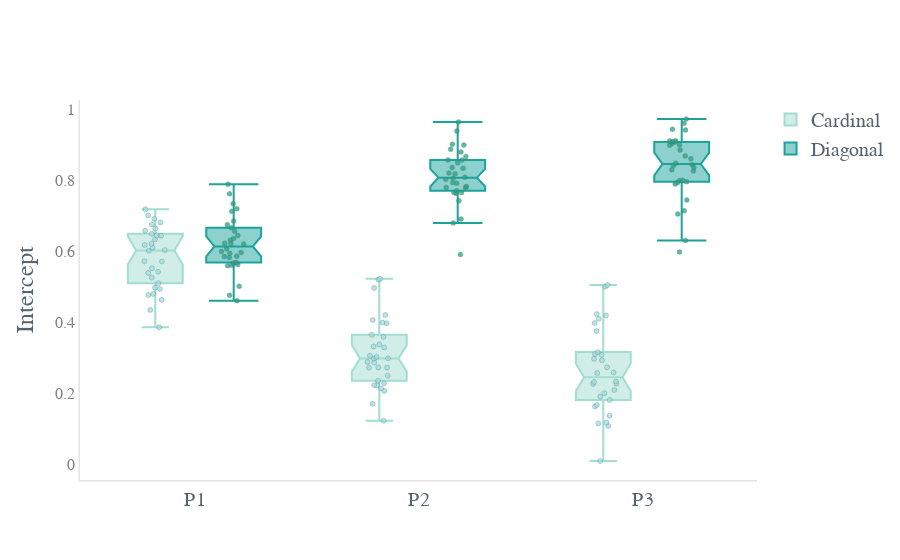

This figure's notebook cell:
### Code cell
#by number of repetitions
fig = go.Figure()

dat = log_reg_preDeci.loc[(log_reg_preDeci.pre_deci == 0),:]
fig.add_trace(go.Box( #boxplot for the condition were one stimuli is followed by another from the same category
    y=dat['intercept'],
    x=dat['nrep'],
    boxpoints='all',
    jitter=0.5, # add some jitter for a better separation between points
    pointpos=0,
        marker=dict(
        color='#2A88D4',
        size=5,
        opacity=0.75,
        line=dict(color='#0A4893', width=.3)
    ),
    #boxmean='sd',
    notched=True, notchwidth=0.15,
    name='Cardinal', # Stimuli follwed by one of the same category (D-D or C-C)
    marker_color='rgba(162, 222, 208, 1)'))
#0A4893


dat = log_reg_preDeci.loc[(log_reg_preDeci.pre_deci == 1),:]
fig.add_trace(go.Box( #boxplot for the condition were one stimuli is followed by another from a different category
    y=dat['intercept'],
    x=dat['nrep'],
    boxpoints='all', pointpos=0, jitter=0.5,
    whiskerwidth=0.9,
    marker=dict(
        color='#FA920A',
        size=5,
        opacity=0.75,
        line=dict(color='#9A5903', width=.3)
    ),
    #boxmean='sd',
    notched=True, notchwidth=0.15, 
    name='Diagonal', # Stimuli follwed by one of the different category (D-C or C-D)
    marker_color='rgba(27, 163, 156, 1)'
))

fig.update_layout(template='plotly_white', xaxis=dict(showgrid=False),
    yaxis=dict(gridcolor='white'))

fig.update_yaxes(zeroline=True, zerolinewidth=0, zerolinecolor='White')
fig.update_xaxes(showline=True, linewidth=1.5, linecolor='#E6E4E4')
fig.update_yaxes(showline=True, linewidth=1.5, linecolor='#E6E4E4', tickfont=dict(family='verdana', color='#7f7f7f', size=16))
fig.update_xaxes(tickvals = [0, 1, 2], ticktext=['P1', 'P2', 'P3'], tickangle=0, tickfont=dict(family='verdana', color='#54636D', size=20))

fig.update_layout(
    boxmode='group', # group together boxes of the different traces for each value of x
    bargroupgap=0.1,
    bargap=1,
    yaxis_title="Intercept",
    font=dict(
        family="verdana",
        size=20,
        color="#54636D" #E6E4E4
    )
)
fig.update_traces(showlegend=True)

fig.show()

### Figure 1 — Plotly figure (JSON) as saved in the notebook; plotly's stock layout.template omitted (floating-point values rounded to 4 significant figures)
{"data": [{"boxpoints": "all", "jitter": 0.5, "marker": {"color": "rgba(162, 222, 208, 1)", "line": {"color": "#0A4893", "width": 0.3}, "opacity": 0.75, "size": 5}, "name": "Cardinal", "notched": true, "notchwidth": 0.15, "pointpos": 0, "showlegend": true, "type": "box", "x": [0, 1, 2, 0, 1, 2, 0, 1, 2, 0, 1, 2, 0, 1, 2, 0, 1, 2, 0, 1, 2, 0, 1, 2, 0, 1, 2, 0, 1, 2, 0, 1, 2, 0, 1, 2, 0, 1, 2, 0, 1, 2, 0, 1, 2, 0, 1, 2, 0, 1, 2, 0, 1, 2, 0, 1, 2, 0, 1, 2, 0, 1, 2, 0, 1, 2, 0, 1, 2, 0, 1, 2, 0, 1, 2, 0, 1, 2, 0, 1, 2, 0, 1, 2, 0, 1, 2, 0, 1, 2], "y": [0.6041, 0.3978, 0.3107, 0.6455, 0.1705, 0.1372, 0.5728, 0.4206, 0.3164, 0.602, 0.2868, 0.3085, 0.4805, 0.2285, 0.1079, 0.6646, 0.3652, 0.2933, 0.5264, 0.2356, 0.2336, 0.5431, 0.3323, 0.2735, 0.6762, 0.3995, 0.4196, 0.6498, 0.2498, 0.2575, 0.4945, 0.223, 0.2322, 0.4773, 0.4974, 0.4235, 0.3865, 0.3593, 0.1672, 0.5718, 0.2069, 0.1176, 0.4637, 0.523, 0.4102, 0.6819, 0.2983, 0.1631, 0.6341, 0.3029, 0.2093, 0.5528, 0.2232, 0.1152, 0.6446, 0.5207, 0.5055, 0.6923, 0.4067, 0.2973, 0.6184, 0.338, 0.5004, 0.4978, 0.2721, 0.3759, 0.7015, 0.2883, 0.2588, 0.5104, 0.1227, 0.009315, 0.719, 0.2137, 0.1912, 0.6588, 0.2731, 0.2276, 0.6219, 0.3059, 0.2003, 0.4353, 0.2725, 0.1815, 0.6109, 0.2988, 0.3981, 0.5396, 0.3293, 0.2265]}, {"boxpoints": "all", "jitter": 0.5, "marker": {"color": "rgba(27, 163, 156, 1)", "line": {"color": "#9A5903", "width": 0.3}, "opacity": 0.75, "size": 5}, "name": "Diagonal", "notched": true, "notchwidth": 0.15, "pointpos": 0, "showlegend": true, "type": "box", "whiskerwidth": 0.9, "x": [0, 1, 2, 0, 1, 2, 0, 1, 2, 0, 1, 2, 0, 1, 2, 0, 1, 2, 0, 1, 2, 0, 1, 2, 0, 1, 2, 0, 1, 2, 0, 1, 2, 0, 1, 2, 0, 1, 2, 0, 1, 2, 0, 1, 2, 0, 1, 2, 0, 1, 2, 0, 1, 2, 0, 1, 2, 0, 1, 2, 0, 1, 2, 0, 1, 2, 0, 1, 2, 0, 1, 2, 0, 1, 2, 0, 1, 2, 0, 1, 2, 0, 1, 2, 0, 1, 2, 0, 1, 2], "y": [0.6449, 0.8066, 0.8269, 0.6756, 0.8096, 0.9449, 0.6222, 0.8349, 0.8695, 0.5867, 0.7803, 0.7944, 0.5974, 0.8034, 0.8367, 0.7132, 0.858, 0.8421, 0.5021, 0.7664, 0.7455, 0.5857, 0.7641, 0.8307, 0.6568, 0.8213, 0.8012, 0.6858, 0.7945, 0.9119, 0.5686, 0.7833, 0.7969, 0.5612, 0.5918, 0.5988, 0.6366, 0.766, 0.7992, 0.6208, 0.8882, 0.8995, 0.4768, 0.6806, 0.6313, 0.6317, 0.8578, 0.9116, 0.5598, 0.9006, 0.9001, 0.5678, 0.9021, 0.9614, 0.7204, 0.6917, 0.7148, 0.7349, 0.9396, 0.9425, 0.7899, 0.7921, 0.8448, 0.763, 0.8365, 0.9086, 0.6076, 0.868, 0.91, 0.6232, 0.9651, 0.9735, 0.6666, 0.8804, 0.8864, 0.5833, 0.8501, 0.9044, 0.5952, 0.7427, 0.7905, 0.4614, 0.7712, 0.7056, 0.6002, 0.8192, 0.8487, 0.5631, 0.7805, 0.8613]}], "layout": {"autosize": true, "bargap": 1, "bargroupgap": 0.1, "boxmode": "group", "font": {"color": "#54636D", "family": "verdana", "size": 20}, "xaxis": {"autorange": true, "linecolor": "#E6E4E4", "linewidth": 1.5, "range": [-0.5096, 2.51], "showgrid": false, "showline": true, "tickangle": 0, "tickfont": {"color": "#54636D", "family": "verdana", "size": 20}, "ticktext": ["P1", "P2", "P3"], "tickvals": [0, 1, 2], "type": "linear"}, "yaxis": {"autorange": true, "gridcolor": "white", "linecolor": "#E6E4E4", "linewidth": 1.5, "range": [-0.04425, 1.027], "showline": true, "tickfont": {"color": "#7f7f7f", "family": "verdana", "size": 16}, "title": {"text": "Intercept"}, "type": "linear", "zeroline": true, "zerolinecolor": "White", "zerolinewidth": 0}}}
